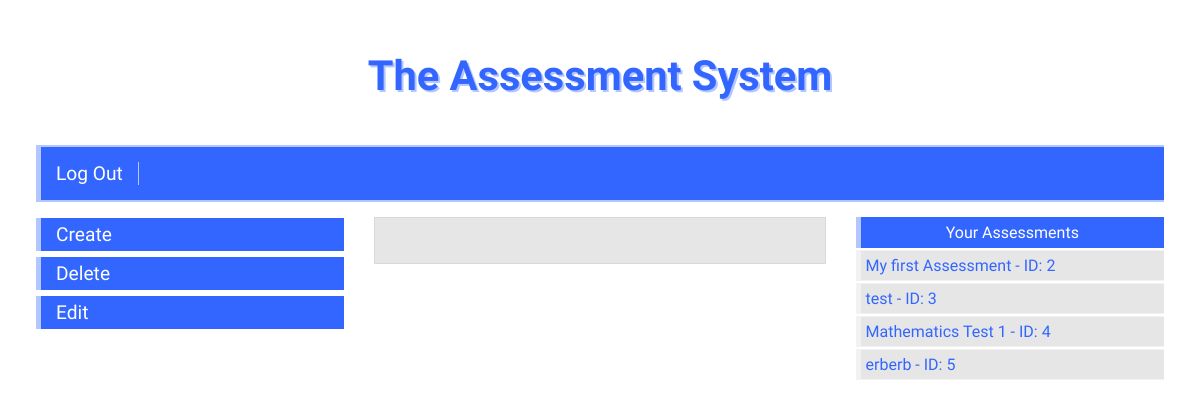
/ (signed in), run on an earlier commit of the app's database.
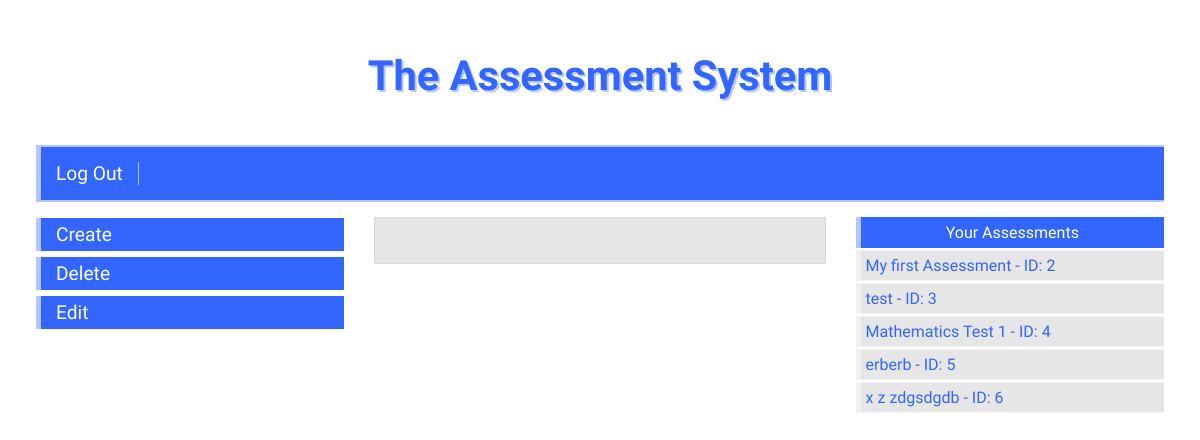
And on a later commit of the database.
### assessment/models.py (models this page shows)
class Assessment(models.Model):
    creator = models.ForeignKey(settings.AUTH_USER_MODEL, on_delete=models.CASCADE, editable=False)
    title = models.CharField(max_length=100, blank=True)
    def __str__(self):
        return f'{self.title} - ID: {self.id}'

### core/views.py (the view)
# urls.py: 2. Add a URL to urlpatterns:  path('', views.home, name='home')
def home(request):
    template_name = 'home.html'
    if request.user.id is not None:
        user_id = request.user.id
        current_user = User.objects.get(id=user_id)
        user_assessments = Assessment.objects.filter(creator=current_user).exclude(title='')
    else:
        user_assessments = None
    context = {
        'user_assessments': user_assessments,
    }
    return render(request, template_name, context)

### core/templates/core/home.html (shortened to what this page needs)
{% extends 'base.html' %}
{% block content %}
<div class="col-12" id="logo">
    <h1><a href="{% url 'home' %}" class="logo">The Assessment System</a></h1>
</div>
<div class="col-12" id="navbar">
    {% if not user.is_authenticated %}
    <a href="{% url 'login' %}" class="navbar-button">Log In</a>
    <a href="{% url 'signup' %}" class="navbar-button">Sign Up</a>
    {% else %}
    <a href="{% url 'logout' %}" class="navbar-button">Log Out</a>
    {% endif %}
</div>
{% if user.role == 'Teacher' %}
<div class="col-3" id="left-side-teacher">
    <br><a href="{% url 'create-assessment' %}" name="create-assessment" class="left-side-button">Create</a>
    <br><a href="{% url 'delete-assessment' %}" name="delete-assessment" class="left-side-button">Delete</a>
    <br><a href="{% url 'edit-assessment' %}" name="edit-assessment" class="left-side-button">Edit</a>
</div>
<div class="col-6" id="main-content-teacher">
</div>
<div class="col-3" id="right-side-teacher">
    {% if user_assessments %}
    <h3 class="right-side-title">Your Assessments</h3>
    {% for assessment in user_assessments %}
    <ul class="assessments-list">{{ assessment }}</ul>
    {% endfor %}
    {% else %}
    <h3>You have no assessments.</h3>
    {% endif %}
</div>
{% endif %}
{% endblock %}

What changed in the data, as far as the page shows it:
added Assessment: title+id "x z zdgsdgdb - ID: 6"
